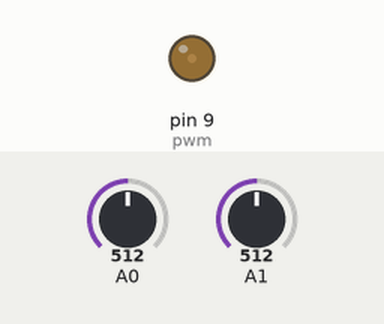
Bench run of a sketch on a simulated Arduino Uno, built with avr-gcc and run on an emulated ATmega328P. Shown: output pins drawn as LEDs (lit = HIGH). The test bench sets the inputs (shaded band); at power-on: A0 = 512, A1 = 512.

Above: at 1.2 s.
1.3 s: A0 set to 306
Timing chart, 0 to 3.2 s (numbered marks = the images above; inputs shaded):
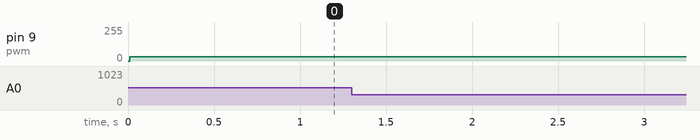

The sketch:

ReducedOrderObserver.ino
```cpp
//////////////////////////////////////////////
// Reduced Order Observer - Buck Converter Project
// Joshua Silver & Jordyn Watkins
// June 3, 2021
// ENGR 454
// Professor: Dr. Frohne
//////////////////////////////////////////////

// Define Variables and dependences
int pwm = 9;
float Vout;
float Vin=4.3;
float il;
float Vscale = (2*Vin)/1023; // (2*Vin)/1023 Where Vin = 4.4V read off of the Arduino
float Rc = 1.09; //Current Sense Resistor
int serCount = 0;

float Vset = 5; //Input based off of USB Power
float Vos; // Offset Voltage from Desired Vout
float Voutprev;

int   DD = (255*Vset)/Vin;
float Dd = 0; //Duty Cycle
float dd = 0; //feedback

float timer;
float ilhat = 0.5;
float H = 9000;
float L = 0.1;
float Gbb = -1063;
float F = -1000;

// Enter Feeback Here
// Poles [-5.8497E3,-5.1882E3]
// G = [g1 , g2] - found from Matlab
float G[] = {-.5596,-0.0253};

void setup()
{
  // Setting pin 9 to PMW to operate at max frequency
  TCCR1B = TCCR1B & 0b11111000 | 0b00000001;
  pinMode(pwm, OUTPUT);
  Serial.begin(9600);
}

void loop()
{
  timer = 0.00042;

  // Read State Variables
  Vout = analogRead(A0)*Vscale;
  il   = (analogRead(A1)*Vscale-Vout)/Rc;

  ilhat = (timer*F-timer*H*G[1]+1)*ilhat + (timer*Gbb*Vout-L*Vout-timer*H*G[0])*Voutprev + L*Vout;
  Voutprev = Vout;

  // Calculate Duty Cycle
  Vos = (Vout - Vset);
  dd = (-G[0]*ilhat-G[1]*Vos)*255;
  Dd = DD + dd;

  // Ensure that Duty Cycle is in Range

  if (0 < Dd < 256)
    analogWrite(pwm, Dd);
  if (Dd < 0) //If PMW below min input
    analogWrite(pwm, 20);
  if (Dd > 255) //If PMW above max input
    analogWrite(pwm, 230);


//   Serial Print every ~2s
//  if (serCount == 10000)
//  {
//    Serial.print("V_out: ");
//    Serial.println(Vout);
//    Serial.print("V Desired: "); //Voffset
//    Serial.println(Vos);
//    Serial.print("I_l: ");
//    Serial.println(il);
//    Serial.print("I_l: ");
//    Serial.println(ilhat);
//    Serial.print("I_l error: ");
//    Serial.println(ilhat-il);
//    Serial.print("Duty Cycle: ");
//    Serial.println(Dd);
//    Serial.print("Large Signal: ");
//    Serial.println(DD);
//    Serial.print("Feedback: ");
//    Serial.println(dd);
//    Serial.print("\n\n\n\n\n\n\n\n"); //Poor Mans Clear Screen
//    serCount = 0;
//    }
//  else
//    serCount++;
}
```
